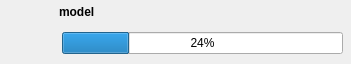
<?xml version="1.0" encoding="UTF-8"?>
<ui version="4.0">
 <class>BoardWidget</class>
 <widget class="QWidget" name="BoardWidget">
  <property name="geometry">
   <rect>
    <x>0</x>
    <y>0</y>
    <width>351</width>
    <height>64</height>
   </rect>
  </property>
  <property name="sizePolicy">
   <sizepolicy hsizetype="Expanding" vsizetype="Fixed">
    <horstretch>0</horstretch>
    <verstretch>0</verstretch>
   </sizepolicy>
  </property>
  <property name="minimumSize">
   <size>
    <width>0</width>
    <height>64</height>
   </size>
  </property>
  <property name="maximumSize">
   <size>
    <width>16777215</width>
    <height>64</height>
   </size>
  </property>
  <property name="windowTitle">
   <string>Form</string>
  </property>
  <layout class="QHBoxLayout" name="horizontalLayout" stretch="0,1">
   <property name="leftMargin">
    <number>5</number>
   </property>
   <property name="topMargin">
    <number>5</number>
   </property>
   <property name="rightMargin">
    <number>5</number>
   </property>
   <property name="bottomMargin">
    <number>5</number>
   </property>
   <item>
    <widget class="QLabel" name="boardIcon">
     <property name="sizePolicy">
      <sizepolicy hsizetype="Fixed" vsizetype="Fixed">
       <horstretch>0</horstretch>
       <verstretch>0</verstretch>
      </sizepolicy>
     </property>
     <property name="minimumSize">
      <size>
       <width>48</width>
       <height>48</height>
      </size>
     </property>
     <property name="maximumSize">
      <size>
       <width>48</width>
       <height>48</height>
      </size>
     </property>
     <property name="text">
      <string/>
     </property>
     <property name="pixmap">
      <pixmap resource="tyqt.qrc">:/board</pixmap>
     </property>
     <property name="scaledContents">
      <bool>true</bool>
     </property>
    </widget>
   </item>
   <item>
    <layout class="QVBoxLayout" name="verticalLayout" stretch="1,0">
     <property name="spacing">
      <number>3</number>
     </property>
     <item>
      <widget class="QLabel" name="modelLabel">
       <property name="font">
        <font>
         <weight>75</weight>
         <bold>true</bold>
        </font>
       </property>
       <property name="text">
        <string>model</string>
       </property>
       <property name="alignment">
        <set>Qt::AlignLeading|Qt::AlignLeft|Qt::AlignTop</set>
       </property>
      </widget>
     </item>
     <item>
      <widget class="QStackedWidget" name="stackedWidget">
       <property name="currentIndex">
        <number>1</number>
       </property>
       <widget class="QWidget" name="page">
        <layout class="QVBoxLayout" name="verticalLayout_2">
         <property name="spacing">
          <number>3</number>
         </property>
         <property name="leftMargin">
          <number>0</number>
         </property>
         <property name="topMargin">
          <number>0</number>
         </property>
         <property name="rightMargin">
          <number>0</number>
         </property>
         <property name="bottomMargin">
          <number>0</number>
         </property>
         <item>
          <widget class="QLabel" name="capabilityLabel">
           <property name="font">
            <font>
             <italic>true</italic>
            </font>
           </property>
           <property name="text">
            <string>capabilities</string>
           </property>
          </widget>
         </item>
         <item>
          <widget class="QLabel" name="tagLabel">
           <property name="text">
            <string>tag</string>
           </property>
          </widget>
         </item>
        </layout>
       </widget>
       <widget class="QWidget" name="page_2">
        <layout class="QVBoxLayout" name="verticalLayout_4">
         <property name="leftMargin">
          <number>3</number>
         </property>
         <property name="topMargin">
          <number>3</number>
         </property>
         <property name="rightMargin">
          <number>3</number>
         </property>
         <property name="bottomMargin">
          <number>3</number>
         </property>
         <item>
          <widget class="QProgressBar" name="taskProgress">
           <property name="value">
            <number>24</number>
           </property>
           <property name="textVisible">
            <bool>true</bool>
           </property>
          </widget>
         </item>
        </layout>
       </widget>
      </widget>
     </item>
    </layout>
   </item>
  </layout>
 </widget>
 <resources>
  <include location="tyqt.qrc"/>
 </resources>
 <connections/>
</ui>
